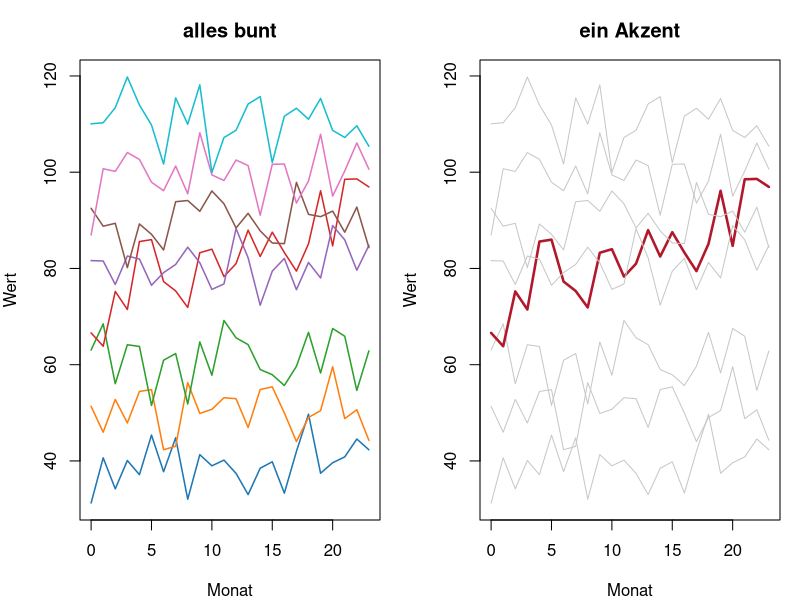
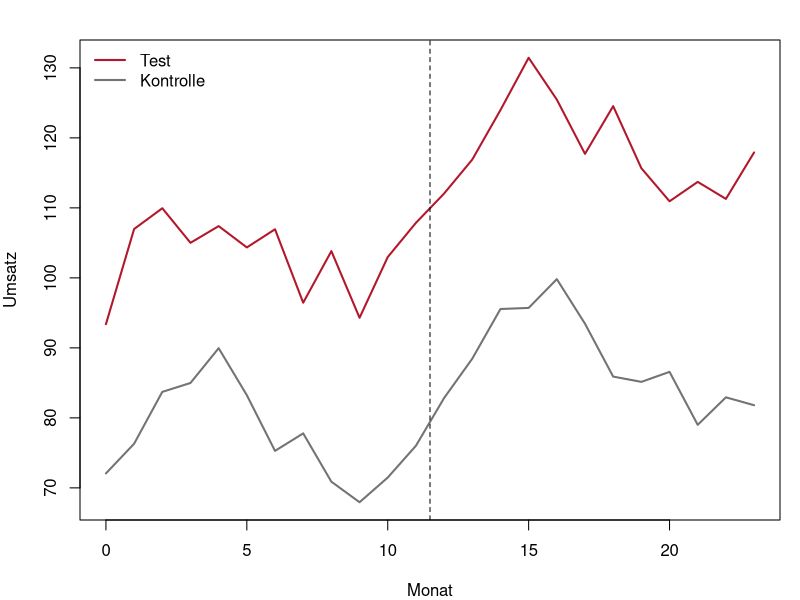
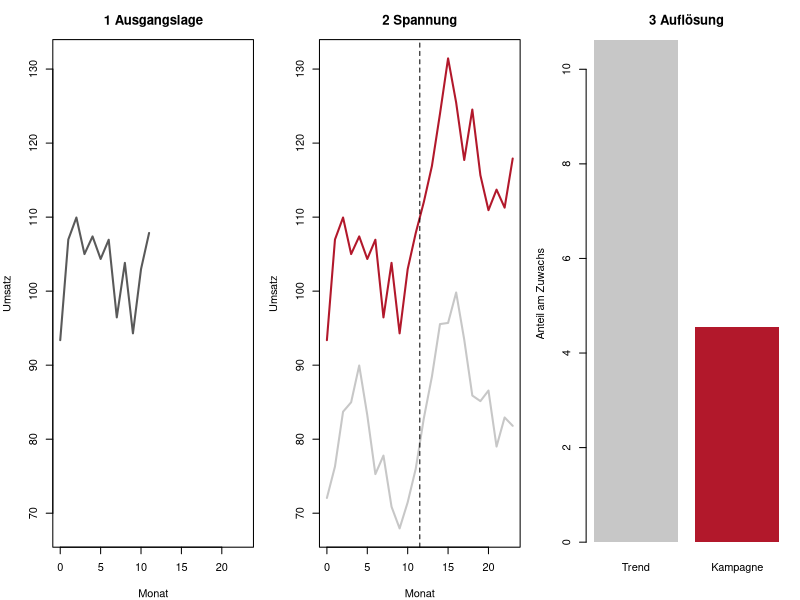
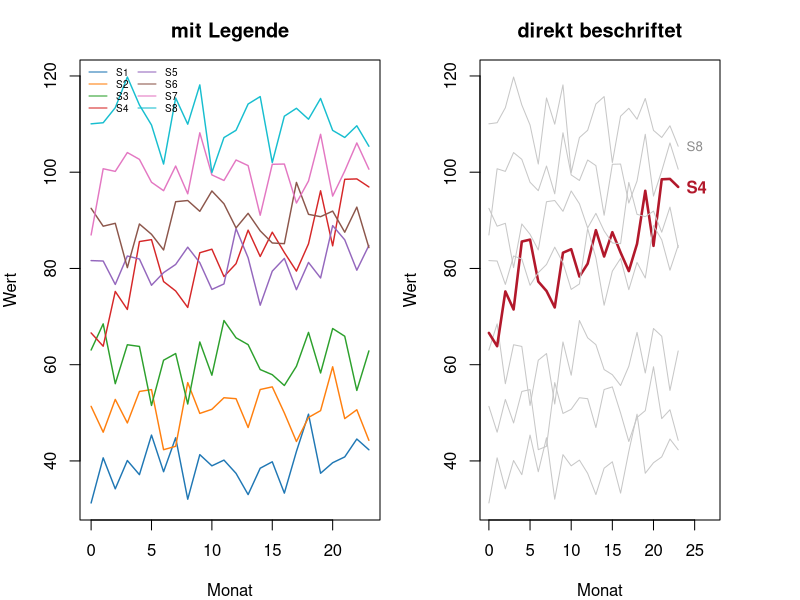
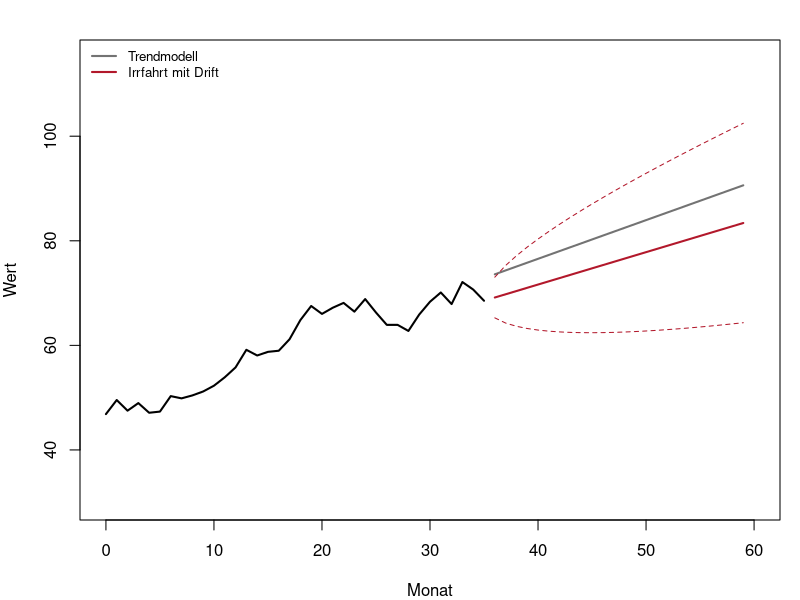

Here is the R script that generated these plots, in order:
## ---- chunk 1
#| label: setup-r
#| include: false
library(ggplot2)

theme_set(theme_minimal(base_size = 12))

lehmer <- function(saat, anzahl) {
  s <- saat
  raus <- numeric(anzahl)
  for (k in seq_len(anzahl)) {
    s <- (16807 * s) %% 2147483647
    raus[k] <- s / 2147483647
  }
  raus
}

normalmatrix <- function(saat, zeilen, spalten) {
  matrix(qnorm(lehmer(saat, zeilen * spalten)), nrow = zeilen, byrow = TRUE)
}

hex_zu_rgb <- function(h) {
  h <- sub("^#", "", h)
  strtoi(substring(h, c(1, 3, 5), c(2, 4, 6)), 16L) / 255
}
linear <- function(c) ifelse(c <= 0.04045, c / 12.92, ((c + 0.055) / 1.055)^2.4)
luminanz <- function(h) sum(c(0.2126, 0.7152, 0.0722) * linear(hex_zu_rgb(h)))
kontrast <- function(h1, h2) {
  l <- sort(c(luminanz(h1), luminanz(h2)), decreasing = TRUE)
  (l[1] + 0.05) / (l[2] + 0.05)
}

akzent <- "#b2182b"
neutral <- "#c7c7c7"
## ---- chunk 2
#| label: fig-b1-st-r
#| fig-cap: "Beispiel 1: links alles bunt, rechts ein Akzent."
#| fig-height: 3.2
Z <- normalmatrix(5151, 8, 24)
zeit <- 0:23
niveau <- seq(40, 110, length.out = 8)
reihen <- niveau + Z * 5
ziel <- 4                                  # die Serie, um die es geht
reihen[ziel, ] <- reihen[ziel, ] + seq(0, 25, length.out = 24)

bunt <- c("#1f77b4", "#ff7f0e", "#2ca02c", "#d62728",
          "#9467bd", "#8c564b", "#e377c2", "#17becf")
mit_akzent <- rep(neutral, 8); mit_akzent[ziel] <- akzent
dicke_bunt <- rep(1.5, 8)
dicke_akzent <- rep(1.0, 8); dicke_akzent[ziel] <- 2.5

pfadlaenge <- function(y) {
  dx <- diff(zeit) / (max(zeit) - min(zeit))
  dy <- diff(y) / (max(reihen) - min(reihen))
  sum(sqrt(dx^2 + dy^2))
}

gewichte <- function(pal, dicke) {
  sapply(1:8, function(i) pfadlaenge(reihen[i, ]) * dicke[i] *
           kontrast(pal[i], "#FFFFFF"))
}

for (nm in c("alles bunt", "ein Akzent")) {
  g <- if (nm == "alles bunt") gewichte(bunt, dicke_bunt) else
    gewichte(mit_akzent, dicke_akzent)
  cat(sprintf("%-12s Zielserie %6.2f, Mittel der übrigen %5.2f, Verhältnis %5.2f\n",
              nm, g[ziel], mean(g[-ziel]), g[ziel] / mean(g[-ziel])))
}
round(c(pfadlaenge_ziel = pfadlaenge(reihen[ziel, ]),
        pfadlaenge_uebrige = mean(sapply((1:8)[-ziel],
                                         function(i) pfadlaenge(reihen[i, ])))), 3)

par(mfrow = c(1, 2), mar = c(4, 4, 3, 1))
matplot(zeit, t(reihen), type = "l", lty = 1, lwd = dicke_bunt, col = bunt,
        xlab = "Monat", ylab = "Wert", main = "alles bunt")
matplot(zeit, t(reihen), type = "l", lty = 1, lwd = dicke_akzent,
        col = mit_akzent, xlab = "Monat", ylab = "Wert", main = "ein Akzent")
par(mfrow = c(1, 1))
## ---- chunk 3
#| label: fig-b2-st-r
#| fig-cap: "Beispiel 2: Testregion und Kontrollregion, Kampagnenstart in Monat 12."
#| fig-height: 3.2
Z <- normalmatrix(6262, 2, 24)
monat <- 0:23
saison <- 8 * sin(2 * pi * monat / 12)
test <- 100 + 1.0 * monat + saison + Z[1, ] * 4
kontrolle <- 70 + 1.0 * monat + saison + Z[2, ] * 4

vor <- 1:12; nach <- 13:24
for (nm in c("test", "kontrolle")) {
  x <- get(nm)
  cat(sprintf("%-10s vorher %7.2f  nachher %7.2f  Zuwachs %+7.2f  relativ %+6.1f Prozent\n",
              nm, mean(x[vor]), mean(x[nach]), mean(x[nach]) - mean(x[vor]),
              100 * (mean(x[nach]) / mean(x[vor]) - 1)))
}
dd <- (mean(test[nach]) - mean(test[vor])) -
  (mean(kontrolle[nach]) - mean(kontrolle[vor]))
round(c(differenz_von_differenzen = dd,
        korrelation = cor(test, kontrolle)), 4)

# Derselbe Effekt als Modell, mit Standardfehler
lang <- data.frame(
  wert = c(test, kontrolle),
  ist_test = rep(c(1, 0), each = 24),
  ist_nach = rep(c(rep(0, 12), rep(1, 12)), 2))
modell <- lm(wert ~ ist_test * ist_nach, data = lang)
round(summary(modell)$coefficients["ist_test:ist_nach", ], 4)

par(mar = c(4, 4, 2, 1))
matplot(monat, cbind(test, kontrolle), type = "l", lty = 1, lwd = 2,
        col = c(akzent, "grey45"), xlab = "Monat", ylab = "Umsatz")
abline(v = 11.5, lty = 2)
legend("topleft", c("Test", "Kontrolle"), col = c(akzent, "grey45"),
       lty = 1, lwd = 2, bty = "n")
## ---- chunk 4
#| label: fig-b3-st-r
#| fig-cap: "Beispiel 3: dieselbe Geschichte in drei Schritten."
#| fig-height: 3
schritt <- data.frame(
  schritt = c("1 Ausgangslage", "2 Spannung", "3 Auflösung"),
  frage = c("Wie lief es bisher?",
            "Was ist nach der Kampagne passiert?",
            "Was folgt daraus?"),
  kennzahl = c(mean(test[vor]),
               mean(test[nach]) - mean(test[vor]),
               dd),
  einheit = c("Umsatz im Mittel", "Zuwachs", "davon der Kampagne zuschreibbar"))
schritt$kennzahl <- round(schritt$kennzahl, 2)
schritt

round(c(anteil_der_dem_trend_zuzuschreiben_ist =
          (1 - dd / (mean(test[nach]) - mean(test[vor]))) * 100), 1)

par(mfrow = c(1, 3), mar = c(4, 4, 3, 1))
plot(monat[vor], test[vor], type = "l", lwd = 2, col = "grey35",
     xlim = c(0, 23), ylim = range(c(test, kontrolle)),
     xlab = "Monat", ylab = "Umsatz", main = "1 Ausgangslage")
matplot(monat, cbind(test, kontrolle), type = "l", lty = 1, lwd = 2,
        col = c(akzent, neutral), xlab = "Monat", ylab = "Umsatz",
        main = "2 Spannung")
abline(v = 11.5, lty = 2)
barplot(c(Trend = mean(test[nach]) - mean(test[vor]) - dd, Kampagne = dd),
        col = c(neutral, akzent), border = NA, ylab = "Anteil am Zuwachs",
        main = "3 Auflösung")
par(mfrow = c(1, 1))
## ---- chunk 5
#| label: fig-b4-st-r
#| fig-cap: "Beispiel 4: links mit Legende, rechts direkt beschriftet."
#| fig-height: 3.4
n_serien <- 8
c(serien = n_serien,
  blickwechsel_mit_legende = 2 * n_serien,
  blickwechsel_direkt = 0)

# Wie weit ist der Weg? Legende rechts aussen, Serien ueber die Flaeche verteilt
endwerte <- reihen[, 24]
legendenposition <- 1.15                      # rechts neben der Zeichenflaeche
relativ_y <- (endwerte - min(reihen)) / (max(reihen) - min(reihen))
legenden_y <- seq(0.95, 0.55, length.out = n_serien)
weg <- sqrt((legendenposition - 1)^2 + (legenden_y - relativ_y)^2)
round(c(mittlerer_weg = mean(weg), laengster_weg = max(weg),
        summe_hin_und_zurueck = 2 * sum(weg)), 3)

par(mfrow = c(1, 2), mar = c(4, 4, 3, 1))
matplot(zeit, t(reihen), type = "l", lty = 1, lwd = 1.4, col = bunt,
        xlab = "Monat", ylab = "Wert", main = "mit Legende")
legend("topleft", legend = paste0("S", 1:8), col = bunt, lty = 1, cex = 0.6,
       bty = "n", ncol = 2)

par(mar = c(4, 4, 3, 4))
matplot(zeit, t(reihen), type = "l", lty = 1, lwd = dicke_akzent,
        col = mit_akzent, xlab = "Monat", ylab = "Wert",
        main = "direkt beschriftet", xlim = c(0, 27))
text(24, reihen[ziel, 24], paste0("S", ziel), col = akzent, adj = 0, font = 2)
text(24, reihen[8, 24], "S8", col = "grey55", adj = 0, cex = 0.8)
par(mfrow = c(1, 1))
## ---- chunk 6
#| label: fig-b5-st-r
#| fig-cap: "Beispiel 5: dieselbe Reihe, zwei Prognosemodelle."
#| fig-height: 3.4
n <- 36
reihe <- 50 + 0.8 * (0:(n - 1)) + cumsum(qnorm(lehmer(7373, n)) * 2)
x <- 0:(n - 1)

modell <- lm(reihe ~ x)
s <- summary(modell)$sigma
xb <- mean(x); sxx <- sum((x - xb)^2)
aenderungen <- diff(reihe)
drift <- mean(aenderungen); sd_aenderung <- sd(aenderungen)

round(c(trend_steigung = unname(coef(modell)[2]), trend_reststreuung = s,
        irrfahrt_drift = drift, irrfahrt_sd = sd_aenderung), 3)

for (h in c(1, 6, 12, 24)) {
  x0 <- n - 1 + h
  a <- qt(0.975, n - 2) * s * sqrt(1 + 1 / n + (x0 - xb)^2 / sxx)
  b <- 1.96 * sd_aenderung * sqrt(h)
  cat(sprintf("Horizont %2d: Trend +-%6.2f   Irrfahrt +-%6.2f   Faktor %5.2f\n",
              h, a, b, b / a))
}
round(c(letzter_wert = reihe[n],
        prognose_trend_h24 = unname(coef(modell)[1] + coef(modell)[2] * (n - 1 + 24)),
        prognose_irrfahrt_h24 = reihe[n] + drift * 24), 2)

zukunft <- (n - 1) + 1:24
par(mar = c(4, 4, 2, 1))
plot(x, reihe, type = "l", lwd = 2, xlim = c(0, n + 24),
     ylim = c(30, 115), xlab = "Monat", ylab = "Wert")
lines(zukunft, coef(modell)[1] + coef(modell)[2] * zukunft, col = "grey45", lwd = 2)
lines(zukunft, reihe[n] + drift * (1:24), col = akzent, lwd = 2)
lines(zukunft, reihe[n] + drift * (1:24) + 1.96 * sd_aenderung * sqrt(1:24),
      col = akzent, lty = 2)
lines(zukunft, reihe[n] + drift * (1:24) - 1.96 * sd_aenderung * sqrt(1:24),
      col = akzent, lty = 2)
legend("topleft", c("Trendmodell", "Irrfahrt mit Drift"),
       col = c("grey45", akzent), lty = 1, lwd = 2, bty = "n", cex = 0.8)
